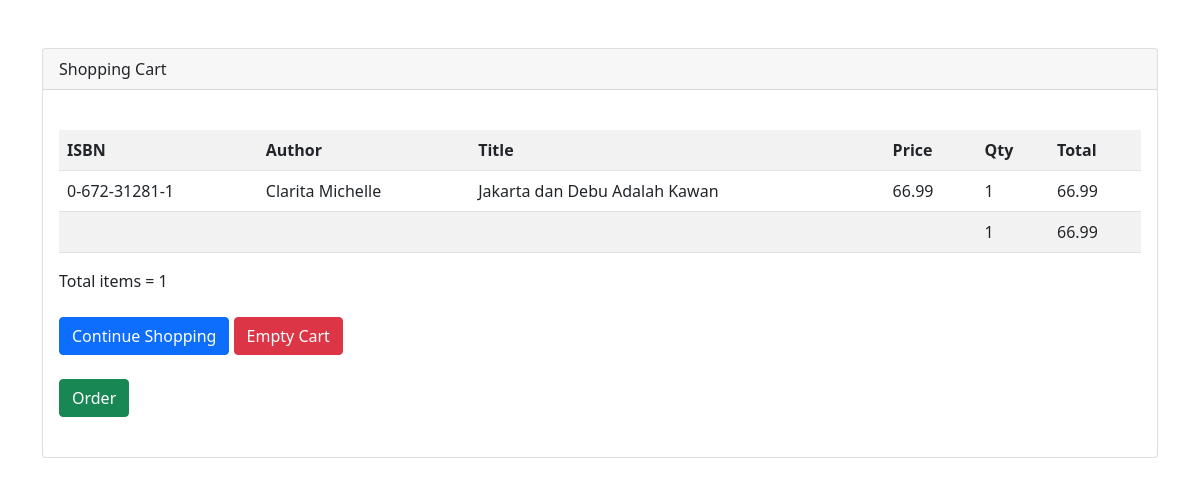
Page /Bookorama-App/show_cart.php?isbn=0-672-31281-1 on the committed database.
### tables this page shows
CREATE TABLE `books` (
  `isbn` varchar(13) NOT NULL,
  `author` varchar(50) DEFAULT NULL,
  `title` varchar(100) DEFAULT NULL,
  `price` float(4,2) DEFAULT NULL,
  `categoryid` int(11) NOT NULL
);

### Bookorama-App/show_cart.php (the view, shortened to what this page needs)
<?php
$id = isset($_GET['isbn']) ? $_GET['isbn'] : "";
?>
<?php include('./header.php') ?>
<br>
<div class="card mt-4">
    <div class="card-header">Shopping Cart</div>
    <div class="card-body">
        <br>
        <table class="table table-striped">
            <tr>
                <th>ISBN</th>
                <th>Author</th>
                <th>Title</th>
                <th>Price</th>
                <th>Qty</th>
                <th>Total</th>
            </tr>
            <?php
            require_once('../Bookorama-App/lib/db_login.php');
            $sum_qty = 0;
            $sum_price = 0;
            if (isset($_SESSION['cart']) && is_array($_SESSION['cart'])) {
                foreach ($_SESSION['cart'] as $id => $quantity) {
                    $id = $db->real_escape_string($id);
                    $query = "SELECT * FROM books WHERE isbn='" . $id . "'";
                    $result = $db->query($query);
                    while ($row = $result->fetch_object()) {
                        echo '<tr>';
                        echo '<td>' . $row->isbn . '</td>';
                        echo '<td>' . $row->author . '</td>';
                        echo '<td>' . $row->title . '</td>';
                        echo '<td>' . $row->price . '</td>';
                        echo '<td>' . $quantity . '</td>';
                        $price = $row->price;
                        echo '<td>' . $price * $quantity . '</td>';
                        $sum_price = $sum_price + ($row->price * $quantity);
                        $sum_qty = $sum_qty + $quantity;
                    }
                }
                echo '<tr><td></td><td></td><td></td><td></td><td>' . $sum_qty . '</td><td>' . $sum_price . '</td></tr>';
            } else {
                echo '<tr><td colspan="6" align="center">There is no item in shopping cart</td></tr>';
            }
            ?>
        </table>
        Total items = <?php echo $sum_qty; ?><br><br>
        <a class="btn btn-primary" href="./book_handler/view_books.php">Continue Shopping</a>
        <a class="btn btn-danger" href="delete_cart.php">Empty Cart</a><br /><br />
        <div class="float-right"> <a class="btn btn-success" href="order_data.php">Order</a><br /><br />
        </div>
    </div>
</div>
<?php include('./footer.php') ?>

### rows in the picture
books: isbn "0-672-31281-1", author "Clarita Michelle", title "Jakarta dan Debu Adalah Kawan", price "66.99", quantity "1", $price*$quantity "66.99"

### other values in the picture
$sum_qty "1"
$sum_price "66.99"
